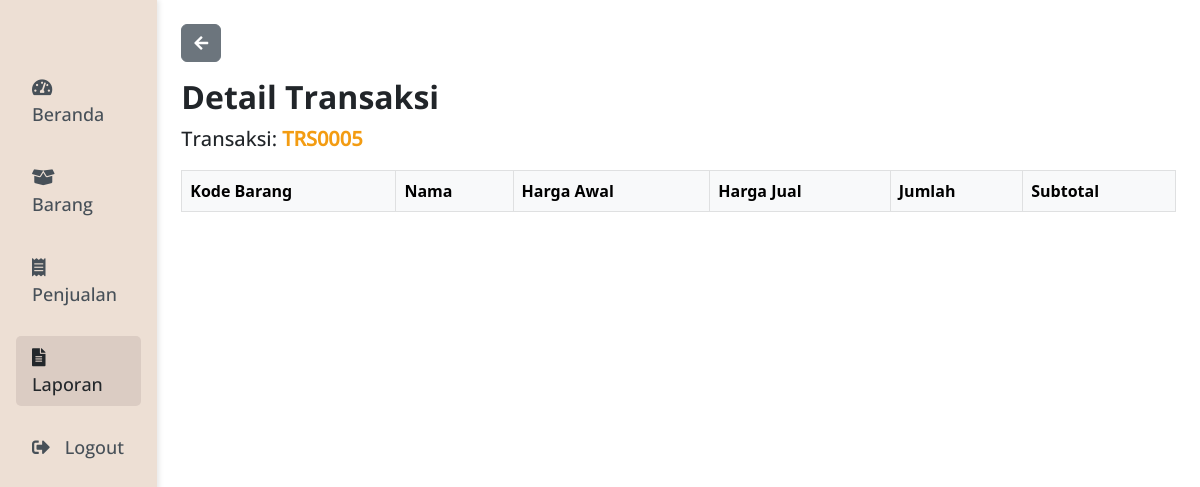
Before: /pages/laporan/detail.php?no_trans=TRS0005 with the older database file.
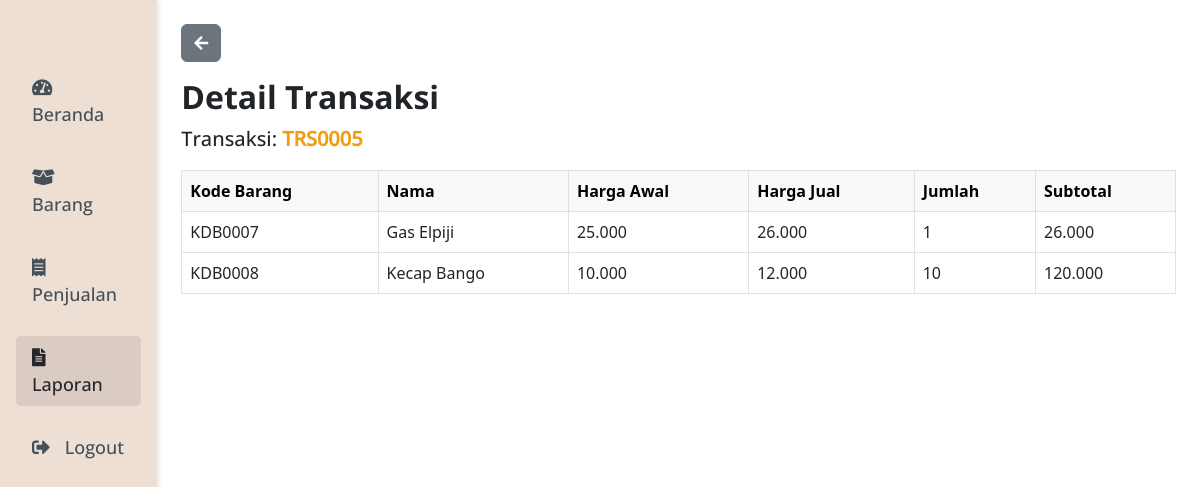
After: the same page with the newer database file.
### tables this page shows
CREATE TABLE `thdetail` (
  `id_detail` int(11) NOT NULL,
  `no_trans` varchar(50) NOT NULL,
  `kd_barang` varchar(20) NOT NULL,
  `nama` varchar(100) NOT NULL,
  `hr_awal` int(11) NOT NULL,
  `hr_jual` int(11) NOT NULL,
  `qty` int(11) NOT NULL,
  `subtotal` int(11) NOT NULL
);

### includes/functions.php (called while the page is built, shortened)
<?php
require 'config.php';
function query($query)
{
    global $conn;
    $result = mysqli_query($conn, $query);
    $rows = [];
    while ($row = mysqli_fetch_assoc($result)) {
        $rows[] = $row;
    }
    return $rows;
}

### pages/laporan/detail.php (the view, shortened to what this page needs)
<?php
require '../../includes/functions.php';
$notrans = $_GET['no_trans'];
$details = query("SELECT * FROM thdetail WHERE no_trans = '$notrans'");
?>
<!DOCTYPE html>
<html lang="en">
<head>
    <link rel="stylesheet" href="../../assets/styles/css/bootstrap.min.css">
    <link rel="stylesheet" href="../../assets/styles/style.css">
    <link rel="stylesheet" href="../../assets/fonts/fontawesome-free/css/all.min.css" type="text/css">
</head>
<body>
    <div class="d-flex w-100">
        <div class="sidebar p-3 w-35" id="sidebar">
            <div class="user-profile">
                <h4 class="katabold p-3"><span class="text-session fw-bold"><?= $_SESSION['usernameS']; ?> </span></h4>
            </div>
            <nav class="nav flex-column">
                <a class="nav-link katamedium" href="../index.php">
                    <i class="fas fa-tachometer-alt"></i>
                    Beranda
                </a>
                <a class="nav-link katamedium" href="../barang/barang.php">
                    <i class="fas fa-box-open"></i>
                    Barang
                </a>
                <a class="nav-link katamedium" href="../penjualan/penjualan.php">
                    <i class="fas fa-receipt"></i>
                    Penjualan
                </a>
                <a class="nav-link active katamedium" href="laporan.php">
                    <i class="fas fa-file-alt"></i>
                    Laporan
                </a>
                <a class="nav-link katamedium" href="../logout.php">
                    <i class="fas fa-sign-out-alt"></i>
                    Logout
                </a>
            </nav>
        </div>
        <div class="container p-4 w-65">
            <a href="laporan.php" class="btn btn-secondary mb-3 btnback">
                <i class="fas fa-arrow-left"></i>
            </a>
            <h2 class="katabold1 fs-2">Detail Transaksi</h2>
            <p class="mb-3 katamedium fs-5">Transaksi: <span class="text-session fw-bold"><?= $notrans ?></span></p>
            <table class="table table-bordered">
                <thead class="table-light">
                    <tr>
                        <th scope="col">Kode Barang</th>
                        <th scope="col">Nama</th>
                        <th scope="col">Harga Awal</th>
                        <th scope="col">Harga Jual</th>
                        <th scope="col">Jumlah</th>
                        <th scope="col">Subtotal</th>
                    </tr>
                </thead>
                <?php foreach ($details as $detail) : ?>
                    <tbody>
                        <tr>
                            <td><?= $detail['kd_barang']; ?></td>
                            <td><?= $detail['nama']; ?></td>
                            <td><?= number_format($detail['hr_awal'], 0, ',', '.'); ?></td>
                            <td><?= number_format($detail['hr_jual'], 0, ',', '.'); ?></td>
                            <td><?= $detail['qty']; ?></td>
                            <td><?= number_format($detail['subtotal'], 0, ',', '.'); ?></td>
                        </tr>
                    </tbody>
                <?php endforeach; ?>
            </table>
        </div>
</body>
</html>

Changed rows visible on the page:
added thdetail: kd_barang "KDB0007", nama "Gas Elpiji", hr_awal "25.000", hr_jual "26.000", qty "1", subtotal "26.000"
added thdetail: kd_barang "KDB0008", nama "Kecap Bango", hr_awal "10.000", hr_jual "12.000", qty "10", subtotal "120.000"
